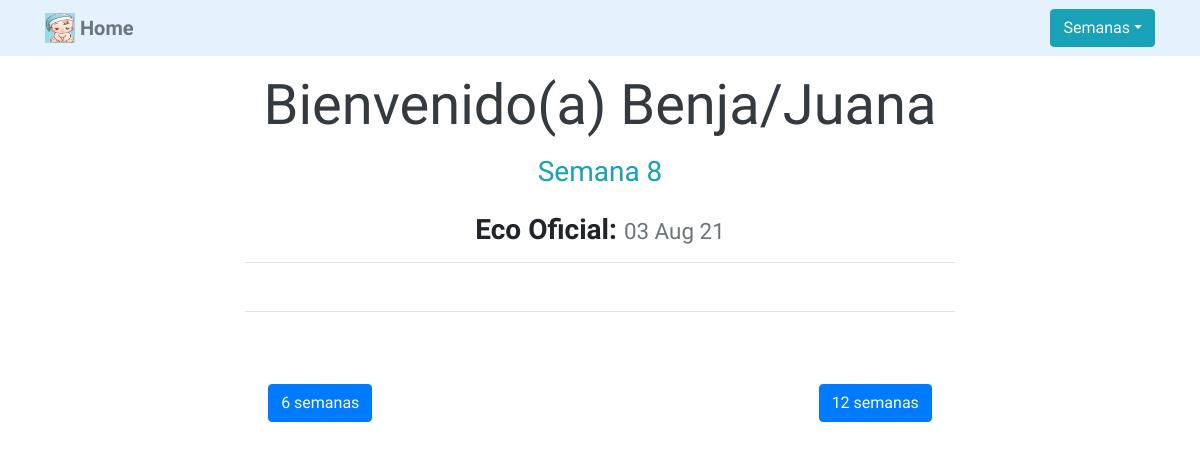
The page /semana8/ on the database as committed earlier.
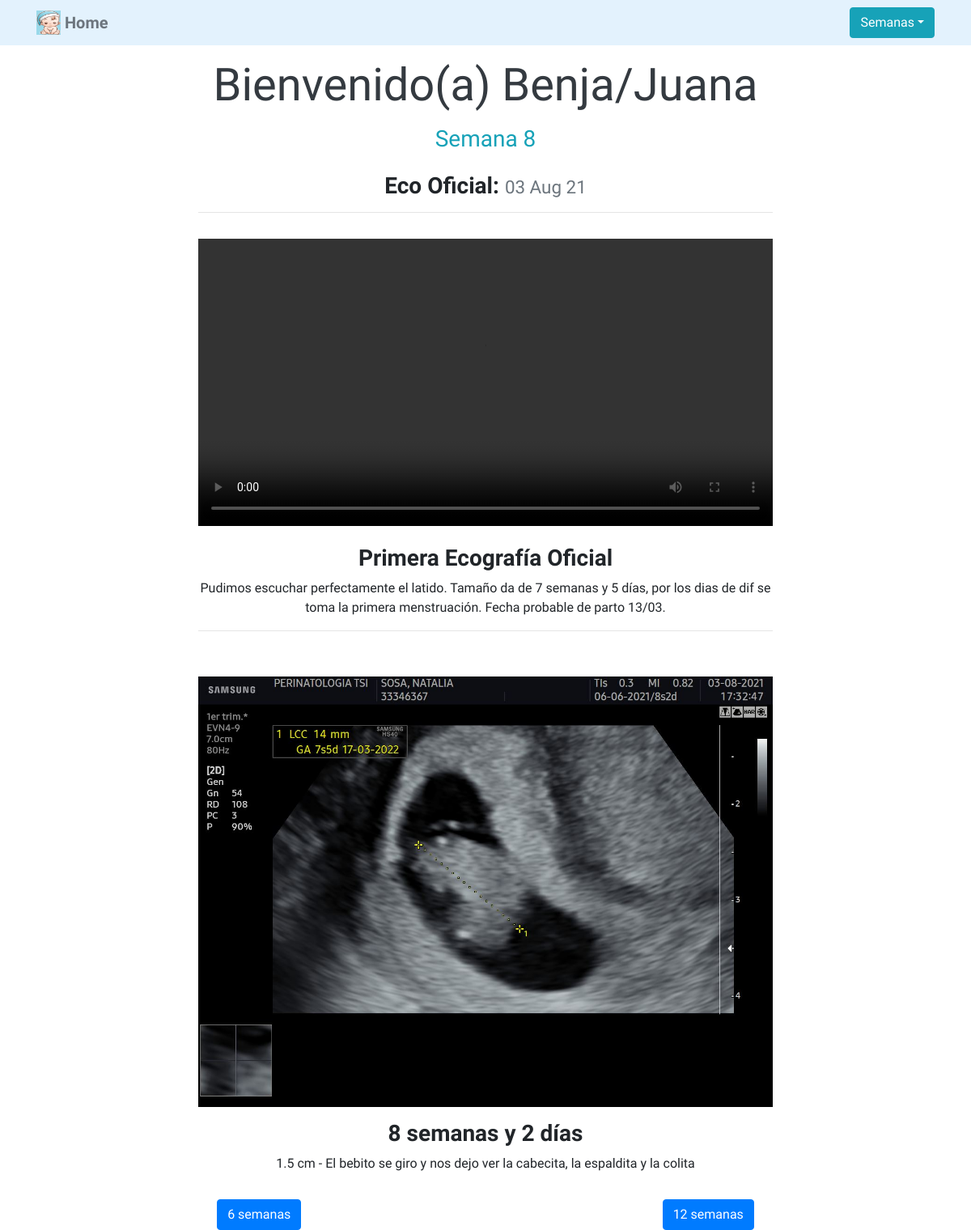
The same page on the database as committed later.
### benja/models.py (models this page shows, shortened)
class Video(models.Model):
    title = models.CharField(max_length=100) # Charfield, A string field, for small- to large-sized strings.
    description = models.CharField(max_length=250)
    video = models.FileField(upload_to='benja/videos/') # Field para imagenes
    week = models.CharField(max_length=100)
    fecha = models.DateField()

class Foto(models.Model):
    title = models.CharField(max_length=100) # Charfield, A string field, for small- to large-sized strings.
    description = models.CharField(max_length=250)
    image = models.ImageField(upload_to='benja/images/') # Field para imagenes
    week = models.CharField(max_length=100)
    fecha = models.DateField()

### benja/views.py (the view)
# urls.py: path('semana8/', views.semana8, name="semana8"),
def semana8(request):
    if request.method == "GET":
        fecha = datetime.date(2021,8,3)
        fotos = Foto.objects.filter(week="semana 8")
        videos = Video.objects.filter(week="semana 8")
        return render(request, 'benja/8semanas.html', {'fotos':fotos, 'fecha':fecha, 'videos':videos})

### benja/templates/benja/8semanas.html (shortened to what this page needs)
{% extends 'benja/base.html' %}
{% load static %}
{% block content %}
<div class="container-fluid">
  <div class="d-flex justify-content-center my-3">
    <div class="col-md-8 text-center">
    <h1 class="display-4 text-dark">Bienvenido(a) Benja/Juana</h1>
    <h3 class="mt-3 text-info">Semana 8</h3>
  </div>
</div>
<div class="container-fluid">
  <div class="d-flex justify-content-center mb-3">
    <div class="col-md-8 text-center">
      <h3 class="font-weight-bold">Eco Oficial:
        <small class="text-muted">{{ fecha|date:'d M y' }}</small>
      </h3>
      <hr>
    </div>
  </div>
</div>
<div class="container-fluid">
  <div class="d-flex justify-content-center mb-3">
    <div class="col-md-8 text-center">
    {% for video in videos %}
    <video class="img-fluid" controls width="800" height="500">
      <source src="https://github.com/camposleyba/django3-Benja/blob/master/media/benja/videos/WhatsApp_Video_2021-08-03_at_19.59.37.mp4?raw=true" type='video/mp4'></source>
    </video>
      <h3 class="font-weight-bold mt-3">{{ video.title }}</h3>
      <p>{{ video.description }}</p>
    {% endfor %}
    <hr>
    </div>
  </div>
</div>
<div class="container-fluid">
  <div class="d-flex justify-content-center mb-3">
    <div class="col-md-8 text-center">
  <br>
  {% for foto in fotos %}
  <img src="{{ foto.image.url }}" class="img-fluid" width="800" height="500">
    <h3 class="font-weight-bold mt-3">{{ foto.title }}</h3>
    <p>{{ foto.description }}</p>
    {% endfor %}
    </div>
  </div>
  <div class="d-flex justify-content-around">
    <form method="GET" action="{% url 'semana6' %}">
      <button class="btn btn-primary" type="submit">6 semanas</button>
    </form>
    <form method="GET" action="{% url 'semana12' %}">
      <button class="btn btn-primary" type="submit">12 semanas</button>
    </form>
  </div>
</div>
{% endblock %}

Rows that differ between the two databases and show on the page:
added Video: title "Primera Ecografía Oficial", description "Pudimos escuchar perfectamente el latido. Tamaño da de 7 semanas y 5 días, por los dias de dif se toma la primera menstruación. Fecha probable de parto 13/03."
added Foto: image (picture), title "8 semanas y 2 días", description "1.5 cm - El bebito se giro y nos dejo ver la cabecita, la espaldita y la colita"
